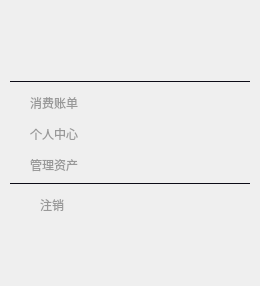
<?xml version="1.0" encoding="UTF-8"?>
<ui version="4.0">
 <class>UserInfoWnd</class>
 <widget class="QWidget" name="UserInfoWnd">
  <property name="geometry">
   <rect>
    <x>0</x>
    <y>0</y>
    <width>260</width>
    <height>286</height>
   </rect>
  </property>
  <property name="maximumSize">
   <size>
    <width>260</width>
    <height>16777215</height>
   </size>
  </property>
  <property name="windowTitle">
   <string notr="true">UserInfoWnd</string>
  </property>
  <property name="styleSheet">
   <string notr="true">ClickWidget#widget_changePasswd:hover,ClickWidget#widget_billing:hover,ClickWidget#widget_logout:hover,ClickWidget#widget_assets:hover{
	background-color:#0d0c17;
}
QLabel#label_billing,QLabel#label_changePasswd,QLabel#label_assets{padding:0px 0px 0px 8px;}
QLabel#label_loginOut{padding:0px 0px 0px 1px;}
QLabel{background-color: transparent;color:#999999;}
QLabel#label_member{color:#675ffe;}
QLabel#label_coupon,QLabel#label_balance,QLabel#label_qcoupon{color:#ffffff;}
QWidget#widget_6{background-color: transparent;}
QFrame#lineSpliter{color:#675ffe;}
QFrame#frameLogout,QFrame#frameUserInfo{ border-top: 1px solid #0d0c17;}</string>
  </property>
  <layout class="QVBoxLayout" name="verticalLayout_2">
   <property name="leftMargin">
    <number>0</number>
   </property>
   <property name="topMargin">
    <number>9</number>
   </property>
   <property name="rightMargin">
    <number>0</number>
   </property>
   <property name="bottomMargin">
    <number>9</number>
   </property>
   <item>
    <widget class="PolygonWidget" name="mainWidget" native="true">
     <property name="minimumSize">
      <size>
       <width>240</width>
       <height>220</height>
      </size>
     </property>
     <layout class="QVBoxLayout" name="verticalLayout">
      <property name="spacing">
       <number>6</number>
      </property>
      <property name="leftMargin">
       <number>0</number>
      </property>
      <property name="topMargin">
       <number>10</number>
      </property>
      <property name="rightMargin">
       <number>0</number>
      </property>
      <property name="bottomMargin">
       <number>9</number>
      </property>
      <item>
       <widget class="QWidget" name="widget_head" native="true">
        <property name="minimumSize">
         <size>
          <width>0</width>
          <height>45</height>
         </size>
        </property>
        <property name="maximumSize">
         <size>
          <width>16777215</width>
          <height>45</height>
         </size>
        </property>
        <layout class="QHBoxLayout" name="horizontalLayout" stretch="1,4,0,0">
         <property name="spacing">
          <number>15</number>
         </property>
         <property name="leftMargin">
          <number>11</number>
         </property>
         <property name="topMargin">
          <number>0</number>
         </property>
         <property name="rightMargin">
          <number>11</number>
         </property>
         <property name="bottomMargin">
          <number>0</number>
         </property>
         <item>
          <widget class="Label" name="label_header">
           <property name="sizePolicy">
            <sizepolicy hsizetype="Fixed" vsizetype="Fixed">
             <horstretch>0</horstretch>
             <verstretch>0</verstretch>
            </sizepolicy>
           </property>
           <property name="minimumSize">
            <size>
             <width>30</width>
             <height>30</height>
            </size>
           </property>
           <property name="maximumSize">
            <size>
             <width>30</width>
             <height>30</height>
            </size>
           </property>
           <property name="text">
            <string/>
           </property>
           <property name="pixmap">
            <pixmap resource="../themes/green/green.qrc">:/images/head.png</pixmap>
           </property>
           <property name="scaledContents">
            <bool>true</bool>
           </property>
           <property name="alignment">
            <set>Qt::AlignCenter</set>
           </property>
           <property name="wordWrap">
            <bool>false</bool>
           </property>
          </widget>
         </item>
         <item>
          <widget class="Label" name="label_username">
           <property name="text">
            <string notr="true"/>
           </property>
          </widget>
         </item>
         <item>
          <widget class="Label" name="label_auth">
           <property name="text">
            <string/>
           </property>
           <property name="openExternalLinks">
            <bool>true</bool>
           </property>
          </widget>
         </item>
         <item>
          <widget class="QWidget" name="widget_vip_info" native="true">
           <layout class="QVBoxLayout" name="verticalLayout_6">
            <property name="spacing">
             <number>0</number>
            </property>
            <property name="leftMargin">
             <number>0</number>
            </property>
            <property name="topMargin">
             <number>0</number>
            </property>
            <property name="rightMargin">
             <number>0</number>
            </property>
            <property name="bottomMargin">
             <number>0</number>
            </property>
            <item>
             <widget class="Label" name="label_member">
              <property name="font">
               <font>
                <pointsize>7</pointsize>
               </font>
              </property>
              <property name="text">
               <string/>
              </property>
              <property name="alignment">
               <set>Qt::AlignRight|Qt::AlignTrailing|Qt::AlignVCenter</set>
              </property>
              <property name="wordWrap">
               <bool>false</bool>
              </property>
             </widget>
            </item>
            <item>
             <widget class="QLabel" name="label_time">
              <property name="text">
               <string/>
              </property>
              <property name="alignment">
               <set>Qt::AlignRight|Qt::AlignTop|Qt::AlignTrailing</set>
              </property>
             </widget>
            </item>
           </layout>
          </widget>
         </item>
        </layout>
       </widget>
      </item>
      <item>
       <widget class="QWidget" name="widget_money" native="true">
        <property name="sizePolicy">
         <sizepolicy hsizetype="Preferred" vsizetype="Preferred">
          <horstretch>0</horstretch>
          <verstretch>0</verstretch>
         </sizepolicy>
        </property>
        <layout class="QVBoxLayout" name="verticalLayout_3">
         <property name="leftMargin">
          <number>2</number>
         </property>
         <property name="topMargin">
          <number>5</number>
         </property>
         <property name="rightMargin">
          <number>2</number>
         </property>
         <property name="bottomMargin">
          <number>0</number>
         </property>
        </layout>
       </widget>
      </item>
      <item>
       <widget class="QWidget" name="widget_6" native="true">
        <layout class="QVBoxLayout" name="verticalLayout_5">
         <property name="spacing">
          <number>0</number>
         </property>
         <property name="leftMargin">
          <number>10</number>
         </property>
         <property name="topMargin">
          <number>0</number>
         </property>
         <property name="rightMargin">
          <number>10</number>
         </property>
         <property name="bottomMargin">
          <number>0</number>
         </property>
         <item>
          <widget class="QFrame" name="frameUserInfo">
           <property name="frameShape">
            <enum>QFrame::HLine</enum>
           </property>
           <property name="frameShadow">
            <enum>QFrame::Raised</enum>
           </property>
           <property name="lineWidth">
            <number>2</number>
           </property>
          </widget>
         </item>
        </layout>
       </widget>
      </item>
      <item>
       <widget class="ClickWidget" name="widget_billing" native="true">
        <layout class="QHBoxLayout" name="horizontalLayout_7" stretch="0,4">
         <property name="spacing">
          <number>0</number>
         </property>
         <property name="leftMargin">
          <number>12</number>
         </property>
         <property name="topMargin">
          <number>0</number>
         </property>
         <property name="rightMargin">
          <number>12</number>
         </property>
         <property name="bottomMargin">
          <number>0</number>
         </property>
         <item>
          <widget class="QLabel" name="label_img_billing">
           <property name="maximumSize">
            <size>
             <width>20</width>
             <height>20</height>
            </size>
           </property>
           <property name="text">
            <string/>
           </property>
           <property name="pixmap">
            <pixmap resource="../themes/green/green.qrc">:/images/userInfo/icon_invoice_n.png</pixmap>
           </property>
           <property name="scaledContents">
            <bool>false</bool>
           </property>
           <property name="alignment">
            <set>Qt::AlignCenter</set>
           </property>
          </widget>
         </item>
         <item>
          <widget class="QLabel" name="label_billing">
           <property name="minimumSize">
            <size>
             <width>0</width>
             <height>25</height>
            </size>
           </property>
           <property name="cursor">
            <cursorShape>PointingHandCursor</cursorShape>
           </property>
           <property name="text">
            <string>消费账单</string>
           </property>
          </widget>
         </item>
        </layout>
       </widget>
      </item>
      <item>
       <widget class="ClickWidget" name="widget_changePasswd" native="true">
        <layout class="QHBoxLayout" name="horizontalLayout_8" stretch="0,4">
         <property name="spacing">
          <number>0</number>
         </property>
         <property name="leftMargin">
          <number>12</number>
         </property>
         <property name="topMargin">
          <number>0</number>
         </property>
         <property name="rightMargin">
          <number>12</number>
         </property>
         <property name="bottomMargin">
          <number>0</number>
         </property>
         <item>
          <widget class="QLabel" name="label_img_chgpasswd">
           <property name="maximumSize">
            <size>
             <width>20</width>
             <height>20</height>
            </size>
           </property>
           <property name="text">
            <string/>
           </property>
           <property name="pixmap">
            <pixmap resource="../themes/green/green.qrc">:/icon/images/icon/user_auth.png</pixmap>
           </property>
           <property name="scaledContents">
            <bool>false</bool>
           </property>
           <property name="alignment">
            <set>Qt::AlignCenter</set>
           </property>
          </widget>
         </item>
         <item>
          <widget class="QLabel" name="label_changePasswd">
           <property name="minimumSize">
            <size>
             <width>0</width>
             <height>25</height>
            </size>
           </property>
           <property name="cursor">
            <cursorShape>PointingHandCursor</cursorShape>
           </property>
           <property name="text">
            <string>个人中心</string>
           </property>
           <property name="openExternalLinks">
            <bool>false</bool>
           </property>
          </widget>
         </item>
        </layout>
       </widget>
      </item>
      <item>
       <widget class="ClickWidget" name="widget_assets" native="true">
        <layout class="QHBoxLayout" name="horizontalLayout_2" stretch="0,4">
         <property name="spacing">
          <number>0</number>
         </property>
         <property name="leftMargin">
          <number>12</number>
         </property>
         <property name="topMargin">
          <number>0</number>
         </property>
         <property name="rightMargin">
          <number>12</number>
         </property>
         <property name="bottomMargin">
          <number>0</number>
         </property>
         <item>
          <widget class="QLabel" name="label_img_assets">
           <property name="maximumSize">
            <size>
             <width>20</width>
             <height>20</height>
            </size>
           </property>
           <property name="text">
            <string/>
           </property>
           <property name="pixmap">
            <pixmap resource="../themes/green/green.qrc">:/images/userInfo/icon_assets_n.png</pixmap>
           </property>
          </widget>
         </item>
         <item>
          <widget class="QLabel" name="label_assets">
           <property name="minimumSize">
            <size>
             <width>0</width>
             <height>25</height>
            </size>
           </property>
           <property name="text">
            <string>管理资产</string>
           </property>
          </widget>
         </item>
        </layout>
       </widget>
      </item>
      <item>
       <widget class="QWidget" name="widget_3" native="true">
        <layout class="QVBoxLayout" name="verticalLayout_4">
         <property name="spacing">
          <number>0</number>
         </property>
         <property name="leftMargin">
          <number>10</number>
         </property>
         <property name="topMargin">
          <number>0</number>
         </property>
         <property name="rightMargin">
          <number>10</number>
         </property>
         <property name="bottomMargin">
          <number>0</number>
         </property>
         <item>
          <widget class="QFrame" name="frameLogout">
           <property name="frameShape">
            <enum>QFrame::HLine</enum>
           </property>
           <property name="frameShadow">
            <enum>QFrame::Raised</enum>
           </property>
           <property name="lineWidth">
            <number>2</number>
           </property>
          </widget>
         </item>
        </layout>
       </widget>
      </item>
      <item>
       <widget class="ClickWidget" name="widget_logout" native="true">
        <layout class="QHBoxLayout" name="horizontalLayout_5">
         <property name="leftMargin">
          <number>10</number>
         </property>
         <property name="topMargin">
          <number>0</number>
         </property>
         <property name="rightMargin">
          <number>10</number>
         </property>
         <property name="bottomMargin">
          <number>0</number>
         </property>
         <item>
          <widget class="QLabel" name="label_img_loginout">
           <property name="maximumSize">
            <size>
             <width>20</width>
             <height>20</height>
            </size>
           </property>
           <property name="text">
            <string/>
           </property>
           <property name="pixmap">
            <pixmap resource="../themes/green/green.qrc">:/images/userInfo/icon_cancel_n.png</pixmap>
           </property>
           <property name="scaledContents">
            <bool>false</bool>
           </property>
           <property name="alignment">
            <set>Qt::AlignCenter</set>
           </property>
          </widget>
         </item>
         <item>
          <widget class="QLabel" name="label_loginOut">
           <property name="minimumSize">
            <size>
             <width>0</width>
             <height>25</height>
            </size>
           </property>
           <property name="maximumSize">
            <size>
             <width>16777215</width>
             <height>25</height>
            </size>
           </property>
           <property name="cursor">
            <cursorShape>PointingHandCursor</cursorShape>
           </property>
           <property name="text">
            <string>注销</string>
           </property>
          </widget>
         </item>
        </layout>
       </widget>
      </item>
      <item>
       <spacer name="verticalSpacer">
        <property name="orientation">
         <enum>Qt::Vertical</enum>
        </property>
        <property name="sizeHint" stdset="0">
         <size>
          <width>20</width>
          <height>40</height>
         </size>
        </property>
       </spacer>
      </item>
     </layout>
    </widget>
   </item>
  </layout>
 </widget>
 <layoutdefault spacing="6" margin="11"/>
 <customwidgets>
  <customwidget>
   <class>Label</class>
   <extends>QLabel</extends>
   <header>UI/Widgets/Label.h</header>
  </customwidget>
  <customwidget>
   <class>ClickWidget</class>
   <extends>QWidget</extends>
   <header location="global">UI/Base/Widgets/ClickWidget.h</header>
   <container>1</container>
  </customwidget>
  <customwidget>
   <class>PolygonWidget</class>
   <extends>QWidget</extends>
   <header location="global">UI/Base/Widgets/PolygonWidget.h</header>
   <container>1</container>
  </customwidget>
 </customwidgets>
 <resources>
  <include location="../themes/green/green.qrc"/>
 </resources>
 <connections/>
</ui>
